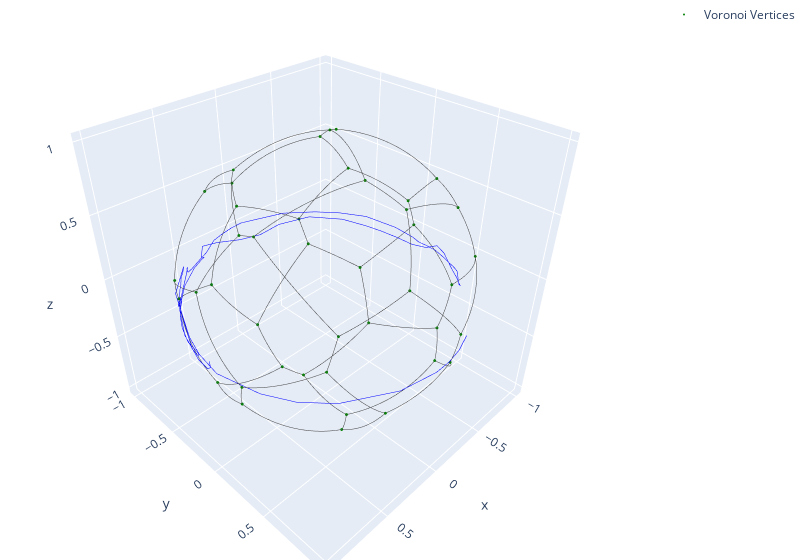
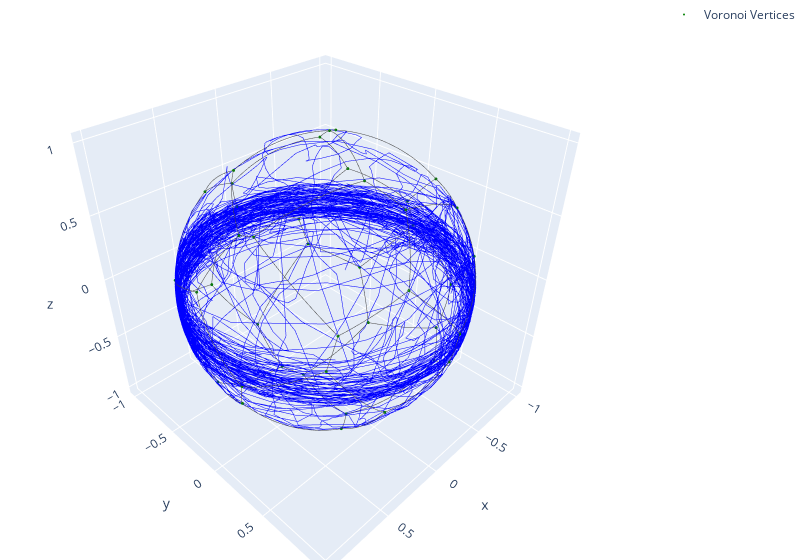

Notebook source saved alongside these figures, in order:
### Markdown cell above
# plot user traces in voroni

### Code cell
from exp_voroni import *

print (TRINITY_NPATCHS)
plot_voroni_one_video_one_user()
plot_voroni_one_video_all_users()
# plot_voroni_one_video_all_users(to_html=True)
# plot_voroni_one_user_one_video_with_matplot()
